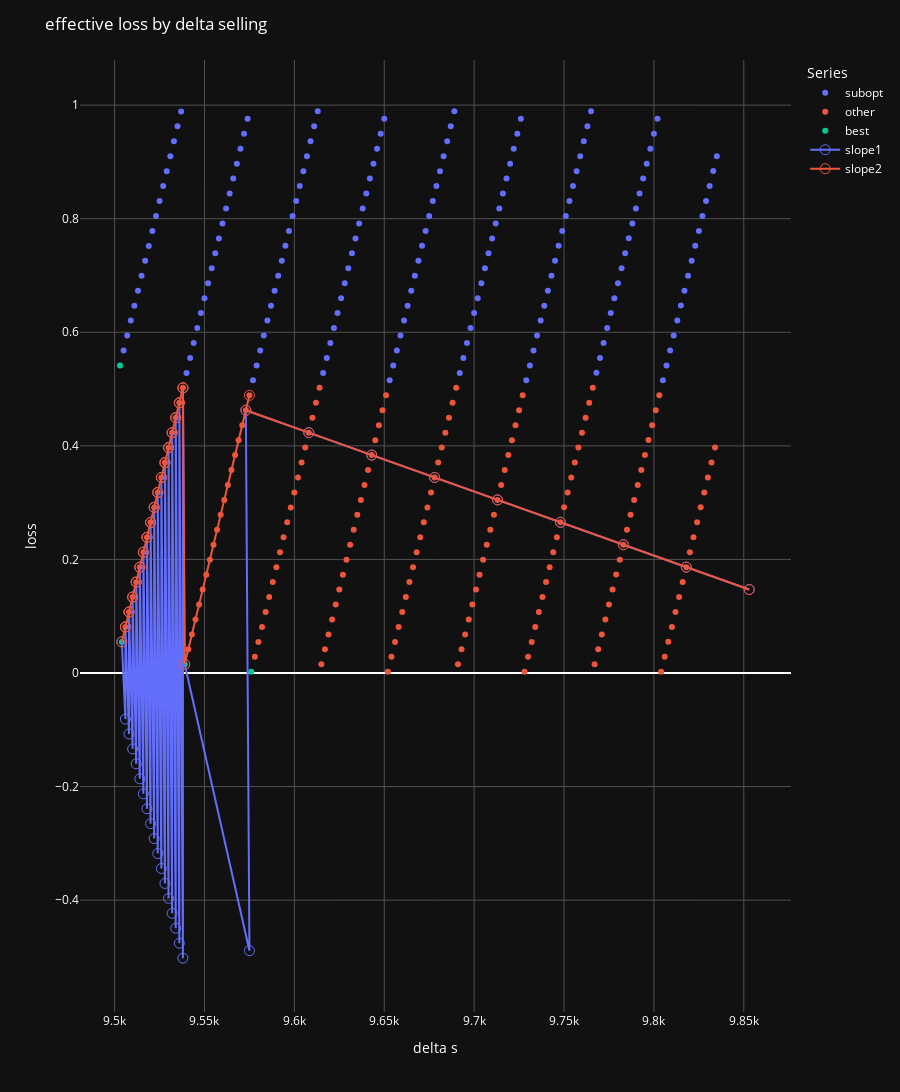

Notebook code for this chart:
### Code cell
# Create an interactive scatter plot
fig = px.scatter(combined_df, x='delta_s', y='loss', color='Series', #size='point_size',
                 hover_data=['delta_b', 'delta_s', 'loss'])

# Add lines for specified series
# for series in slopes_df:
#     fig.add_trace(px.line(series, x='delta_s', y='loss', color='Series').data[0])

# Concatenate all DataFrames in slopes_df
all_slopes_df = pd.concat(slopes_df)
# Create a line plot for all slopes
line_fig = px.line(all_slopes_df, x='delta_s', y='loss', color='Series', hover_data=['delta_b', 'delta_s', 'loss'], markers=True)

# Add each line trace individually
for trace in line_fig.data:
    trace.update(marker=dict(symbol='circle-open', size=10)) 
    fig.add_trace(trace)

# Update marker properties to have darker outlines
# fig.update_traces(marker=dict(line=dict(width=1, color='rgba(40,40,40,1)')))  # Adjust the color as needed

# Update marker properties to remove outlines or match the fill color
fig.update_traces(marker=dict(line=dict(width=0)))  # Removes the outline

# Alternatively, to set the outline to the same color as the fill:
# fig.update_traces(marker=dict(line=dict(width=1, color='SAME_COLOR')))


# Update the layout for dark mode
fig.update_layout(
    title='Scatter Plot in Dark Mode',
    plot_bgcolor='rgb(17,17,17)',  # Dark plot background
    paper_bgcolor='rgb(17,17,17)',  # Dark paper background
    font_color='white',  # White text for better contrast
    xaxis=dict(
        gridcolor='rgb(80,80,80)',  # Darker gridlines
    ),
    yaxis=dict(
        gridcolor='rgb(80,80,80)',  # Darker gridlines
    )
)

# Add plot titles and labels
fig.update_layout(title='effective loss by delta selling',
                  xaxis_title='delta s',
                  yaxis_title='loss',
                  # showlegend=False,
                  height=1600)
                  

# fig.update_yaxes(range=[combined_df['loss'].min(), combined_df['loss'].max()])  # Adjust the range as needed

# # Sort the DataFrame by 'ratio' in descending order
# sorted_df = combined_df.sort_values(by='loss', ascending=False)

# # Adding a line that connects the dots in decreasing order of their y-value
# fig.add_trace(px.line(sorted_df, x='delta_b', y='loss').data[0])

# # Find the five lowest unique y-values (ratios)
# lowest_ratios = combined_df['loss'].unique()
# lowest_ratios.sort()

# # Group by 'ratio' and draw lines for each of the five lowest ratios
# for loss in lowest_ratios[:20]:
#     group = combined_df[combined_df['loss'] == loss]
#     # Sort each group by 'delta_b' to make line connections logical
#     sorted_group = group.sort_values(by='delta_b')
#     fig.add_trace(px.line(sorted_group, x='delta_b', y='loss').data[0])

# # Adjusting the plot size and layout
# fig.update_layout(title='Scatter Plot with Lines for Lowest Y-values',
#                   xaxis_title='Delta_b',
#                   yaxis_title='loss',
#                   height=800)

# Show the plot
fig.show()

### Figure 1 — Plotly figure (JSON) as saved in the notebook; plotly's stock layout.template omitted (floating-point values rounded to 4 significant figures; data arrays with more than 128 entries replaced by an {"elided": "..."} marker saying what was removed)
{"data": [{"customdata": {"elided": "162x1 int values"}, "hovertemplate": "Series=subopt<br>delta_s=%{x}<br>loss=%{y}<br>delta_b=%{customdata[0]}<extra></extra>", "legendgroup": "subopt", "marker": {"color": "#636efa", "line": {"width": 0}, "symbol": "circle"}, "mode": "markers", "name": "subopt", "orientation": "v", "showlegend": true, "type": "scatter", "x": {"elided": "162 int values"}, "xaxis": "x", "y": {"elided": "162 float values"}, "yaxis": "y"}, {"customdata": {"elided": "167x1 int values"}, "hovertemplate": "Series=other<br>delta_s=%{x}<br>loss=%{y}<br>delta_b=%{customdata[0]}<extra></extra>", "legendgroup": "other", "marker": {"color": "#EF553B", "line": {"width": 0}, "symbol": "circle"}, "mode": "markers", "name": "other", "orientation": "v", "showlegend": true, "type": "scatter", "x": {"elided": "167 int values"}, "xaxis": "x", "y": {"elided": "167 float values"}, "yaxis": "y"}, {"customdata": [[4876], [4877], [4895], [4914]], "hovertemplate": "Series=best<br>delta_s=%{x}<br>loss=%{y}<br>delta_b=%{customdata[0]}<extra></extra>", "legendgroup": "best", "marker": {"color": "#00cc96", "line": {"width": 0}, "symbol": "circle"}, "mode": "markers", "name": "best", "orientation": "v", "showlegend": true, "type": "scatter", "x": [9503, 9504, 9539, 9576], "xaxis": "x", "y": [0.5416, 0.05476, 0.01529, 0.00214], "yaxis": "y"}, {"customdata": [[4877], [4878], [4878], [4879], [4879], [4880], [4880], [4881], [4881], [4882], [4882], [4883], [4883], [4884], [4884], [4885], [4885], [4886], [4886], [4887], [4887], [4888], [4888], [4889], [4889], [4890], [4890], [4891], [4891], [4892], [4892], [4893], [4893], [4894], [4894], [4895], [4913], [4912], [4930], [4948], [4966], [4984], [5002], [5020], [5038], [5056]], "hovertemplate": "Series=slope1<br>delta_s=%{x}<br>loss=%{y}<br>delta_b=%{customdata[0]}<extra></extra>", "legendgroup": "slope1", "line": {"color": "#636efa", "dash": "solid"}, "marker": {"line": {"width": 0}, "size": 10, "symbol": "circle-open"}, "mode": "lines+markers", "name": "slope1", "orientation": "v", "showlegend": true, "type": "scatter", "x": [9504, 9506, 9506, 9508, 9508, 9510, 9510, 9512, 9512, 9514, 9514, 9516, 9516, 9518, 9518, 9520, 9520, 9522, 9522, 9524, 9524, 9526, 9526, 9528, 9528, 9530, 9530, 9532, 9532, 9534, 9534, 9536, 9536, 9538, 9538, 9539, 9575, 9573, 9608, 9643, 9678, 9713, 9748, 9783, 9818, 9853], "xaxis": "x", "y": [0.05476, -0.08107, 0.08107, -0.1074, 0.1074, -0.1337, 0.1337, -0.16, 0.16, -0.1863, 0.1863, -0.2127, 0.2127, -0.239, 0.239, -0.2653, 0.2653, -0.2916, 0.2916, -0.3179, 0.3179, -0.3442, 0.3442, -0.3706, 0.3706, -0.3969, 0.3969, -0.4232, 0.4232, -0.4495, 0.4495, -0.4758, 0.4758, -0.5021, 0.5021, 0.01529, -0.489, 0.4627, 0.4232, 0.3837, 0.3443, 0.3048, 0.2653, 0.2259, 0.1864, 0.1469], "yaxis": "y"}, {"customdata": [[4877], [4878], [4878], [4879], [4879], [4880], [4880], [4881], [4881], [4882], [4882], [4883], [4883], [4884], [4884], [4885], [4885], [4886], [4886], [4887], [4887], [4888], [4888], [4889], [4889], [4890], [4890], [4891], [4891], [4892], [4892], [4893], [4893], [4894], [4894], [4895], [4913], [4912], [4930], [4948], [4966], [4984], [5002], [5020], [5038], [5056]], "hovertemplate": "Series=slope2<br>delta_s=%{x}<br>loss=%{y}<br>delta_b=%{customdata[0]}<extra></extra>", "legendgroup": "slope2", "line": {"color": "#EF553B", "dash": "solid"}, "marker": {"line": {"width": 0}, "size": 10, "symbol": "circle-open"}, "mode": "lines+markers", "name": "slope2", "orientation": "v", "showlegend": true, "type": "scatter", "x": [9504, 9506, 9506, 9508, 9508, 9510, 9510, 9512, 9512, 9514, 9514, 9516, 9516, 9518, 9518, 9520, 9520, 9522, 9522, 9524, 9524, 9526, 9526, 9528, 9528, 9530, 9530, 9532, 9532, 9534, 9534, 9536, 9536, 9538, 9538, 9539, 9575, 9573, 9608, 9643, 9678, 9713, 9748, 9783, 9818, 9853], "xaxis": "x", "y": [0.05476, 0.08107, 0.08107, 0.1074, 0.1074, 0.1337, 0.1337, 0.16, 0.16, 0.1863, 0.1863, 0.2127, 0.2127, 0.239, 0.239, 0.2653, 0.2653, 0.2916, 0.2916, 0.3179, 0.3179, 0.3442, 0.3442, 0.3706, 0.3706, 0.3969, 0.3969, 0.4232, 0.4232, 0.4495, 0.4495, 0.4758, 0.4758, 0.5021, 0.5021, 0.01529, 0.489, 0.4627, 0.4232, 0.3837, 0.3443, 0.3048, 0.2653, 0.2259, 0.1864, 0.1469], "yaxis": "y"}], "layout": {"font": {"color": "white"}, "height": 1600, "legend": {"title": {"text": "Series"}, "tracegroupgap": 0}, "margin": {"t": 60}, "paper_bgcolor": "rgb(17,17,17)", "plot_bgcolor": "rgb(17,17,17)", "title": {"text": "effective loss by delta selling"}, "xaxis": {"anchor": "y", "domain": [0, 1], "gridcolor": "rgb(80,80,80)", "title": {"text": "delta s"}}, "yaxis": {"anchor": "x", "domain": [0, 1], "gridcolor": "rgb(80,80,80)", "title": {"text": "loss"}}}}
